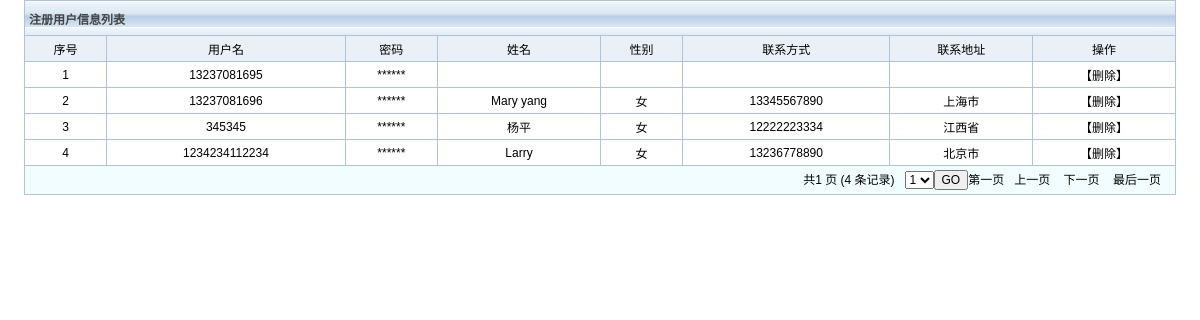
The page /bookshop/admin/listusers.php on the database its author committed.
### tables this page shows
CREATE TABLE `users` (
  `id` int(11) NOT NULL AUTO_INCREMENT,
  `uname` varchar(255) DEFAULT NULL,
  `pwd` varchar(255) DEFAULT NULL,
  `contact` varchar(255) DEFAULT NULL,
  `address` varchar(255) DEFAULT NULL,
  `realname` varchar(255) DEFAULT NULL,
  `sex` varchar(255) DEFAULT NULL,
  PRIMARY KEY (`id`)
);

### bookshop/admin/func.php (called while the page is built, shortened)
<?php
$db = db_connect();
function check($str){
	global $db;
	$str = trim($str);
	$sql = $str;
	$result = mysql_query($sql,$db) or db_error();
	return $result;
}
?>

### bookshop/admin/listusers.php (the view, shortened to what this page needs)
<!DOCTYPE html PUBLIC "-//W3C//DTD XHTML 1.0 Transitional//EN" "http://www.w3.org/TR/xhtml1/DTD/xhtml1-transitional.dtd">
<html xmlns="http://www.w3.org/1999/xhtml">
<head>
<link href="css/four.css" rel="stylesheet" type="text/css" />
</head>
<body>
<table width="100%" border="0" cellpadding="0" cellspacing="0">
	<tr valign="top">
		<td bgcolor="#FFFFFF">
		<table width="96%" border="0" align="center" cellpadding="4"
			cellspacing="1" bgcolor="#aec3de">
			<tr align="left" bgcolor="#F2FDFF">
				<td colspan="12" class="optiontitle">注册用户信息列表</td>
			</tr>
			<tr align="center">
				<td align="center" bgcolor="#ebf0f7">序号</td>
				<td align="center" bgcolor="#ebf0f7">用户名</td>
				<td align="center" bgcolor="#ebf0f7">密码</td>
				<td align="center" bgcolor="#ebf0f7">姓名</td>
				<td align="center" bgcolor="#ebf0f7">性别</td>
				<td align="center" bgcolor="#ebf0f7">联系方式</td>
				<td align="center" bgcolor="#ebf0f7">联系地址</td>
				<td align="center" bgcolor="#ebf0f7">操作</td>
			</tr>
			<?php
			require "func.php";
			$pageSize=10;
			if(isset($_GET['page'])){ $page=intval($_GET['page']); }else{ $page=1; }
			$offset=$pageSize*($page-1);
			$strAll = "select count(*) as num from users;";
			$results = mysql_fetch_object(check($strAll));
			$rowNum=$results->num;
			$pages=ceil($rowNum/$pageSize);
			$first=1;
			$last=$pages;
			if($page==1){ $prev=1; }else{ $prev=$page-1; }
			if($page==$pages){ $next=$pages; }else{ $next=$page+1; }
			$str = "select  a.id as id , a.uname as uname , a.pwd as pwd , a.realname as realname , a.sex as sex  , a.contact as contact , a.address as address  from users a  order by id desc limit $offset,$pageSize ;";
			$result = check($str);
			$i=0;
			while($rs = mysql_fetch_object($result)){
				?>
			<tr align="center" bgcolor="#FFFFFF"
				onmouseover="this.style.background='#F2FDFF'"
				onmouseout="this.style.background='#FFFFFF'">
				<td align="center"><?php echo $i+1 ;?></td>
				<td align="center"><?php echo $rs->uname ;?></td>
				<td align="center">******</td>
				<td align="center"><?php echo $rs->realname ;?></td>
				<td align="center"><?php echo $rs->sex ;?></td>
				<td align="center"><?php echo $rs->contact ;?></td>
				<td align="center"><?php echo $rs->address ;?></td>
				<td align="center"><a href="usersfunc.php?id=<?php echo $rs->id; ?>&&method=delete" onclick="{if(confirm('确定要删除吗?')){return true;}return false;}">【删除】</a></td>
			</tr>
			<?php
			$i=$i+1;
			}
			?>
			<tr align="right" bgcolor="#F2FDFF">
				<td colspan="12">
				<form action="listusers.php" method="get">共<?php echo $pages ?> 页 (<?php echo  $rowNum ?>
				条记录)&nbsp;&nbsp;&nbsp;<select name="page">
				<?php for($i=1;$i<$pages+1;$i++){ ?>
					<option value="<?php echo $i ?>"><?php echo $i ?></option>
					<?php } ?>
				</select><input type="submit" value="GO" /><a
					href="listusers.php?page=<?php echo $first ?>">第一页</a>&nbsp;&nbsp;&nbsp;<a
					href="listusers.php?page=<?php echo $prev ?>">上一页</a>
				&nbsp;&nbsp;&nbsp;<a href="listusers.php?page=<?php echo $next ?>">下一页</a>
				&nbsp;&nbsp;&nbsp;<a href="listusers.php?page=<?php echo $last ?>">最后一页</a>&nbsp;&nbsp;&nbsp;</form>
				</td>
			</tr>
		</table>
		</td>
	</tr>
</table>
</body>
</html>

### bookshop/admin/css/four.css (style rules this page uses)
body { margin:0; SCROLLBAR-FACE-COLOR: #C2D4E7; SCROLLBAR-HIGHLIGHT-COLOR: #AEC3DE; SCROLLBAR-SHADOW-COLOR: #AEC3DE; SCROLLBAR-DARKSHADOW-COLOR: #AEC3DE; SCROLLBAR-3DLIGHT-COLOR: #AEC3DE; SCROLLBAR-ARROW-COLOR: #C2D4E7; SCROLLBAR-TRACK-COLOR: #E6F3FF; }
td { font-family: Helvetica, sans-serif, "宋体"; font-size: 12px; color: #000000; text-decoration: none; }
input { font-size: 12px; }
a:link { color: #000000; text-decoration: none; }
select { font-size: 12px; }
.optiontitle { font-weight: bold; color: #434343; height: 26px; background-image:url( ../images/table_header.gif); }

### rows shown on the page
users: uname "13237081695"
users: uname "13237081696", realname "Mary yang", sex "女", contact "13345567890", address "上海市"
users: uname "345345", realname "杨平", sex "女", contact "12222223334", address "江西省"
users: uname "1234234112234", realname "Larry", sex "女", contact "13236778890", address "北京市"

### other values the page prints
$pages "1"
$rowNum "4"
form field page "1"
